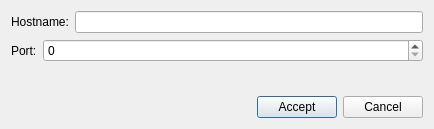
<?xml version="1.0" encoding="UTF-8"?>
<ui version="4.0">
 <class>DoMessangerConnectionDialog</class>
 <widget class="QDialog" name="DoMessangerConnectionDialog">
  <property name="geometry">
   <rect>
    <x>0</x>
    <y>0</y>
    <width>434</width>
    <height>129</height>
   </rect>
  </property>
  <property name="windowTitle">
   <string>Dialog</string>
  </property>
  <layout class="QVBoxLayout" name="verticalLayout">
   <item>
    <layout class="QHBoxLayout" name="horizontalLayout">
     <item>
      <widget class="QLabel" name="label">
       <property name="text">
        <string>Hostname:</string>
       </property>
      </widget>
     </item>
     <item>
      <widget class="QLineEdit" name="hostname"/>
     </item>
    </layout>
   </item>
   <item>
    <layout class="QFormLayout" name="formLayout">
     <item row="0" column="0">
      <widget class="QLabel" name="label_2">
       <property name="text">
        <string>Port:</string>
       </property>
      </widget>
     </item>
     <item row="0" column="1">
      <widget class="QSpinBox" name="port">
       <property name="maximum">
        <number>9999999</number>
       </property>
      </widget>
     </item>
    </layout>
   </item>
   <item>
    <layout class="QHBoxLayout" name="horizontalLayout_2">
     <item>
      <spacer name="horizontalSpacer">
       <property name="orientation">
        <enum>Qt::Horizontal</enum>
       </property>
       <property name="sizeHint" stdset="0">
        <size>
         <width>40</width>
         <height>20</height>
        </size>
       </property>
      </spacer>
     </item>
     <item>
      <widget class="QPushButton" name="ok">
       <property name="text">
        <string>Accept</string>
       </property>
      </widget>
     </item>
     <item>
      <widget class="QPushButton" name="cancel">
       <property name="text">
        <string>Cancel</string>
       </property>
      </widget>
     </item>
    </layout>
   </item>
  </layout>
 </widget>
 <resources/>
 <connections/>
</ui>
